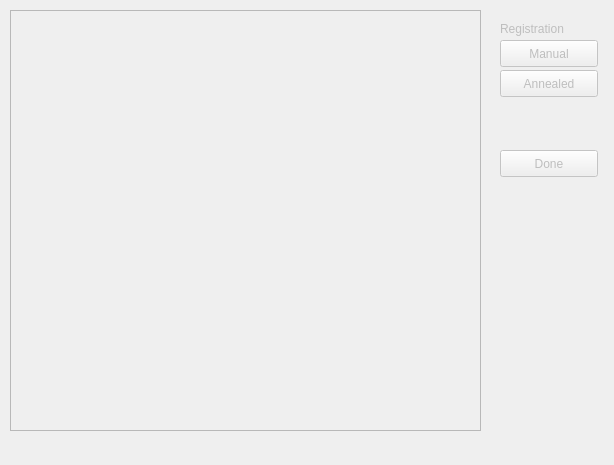
<?xml version="1.0" encoding="UTF-8"?>
<ui version="4.0">
 <class>Form</class>
 <widget class="QWidget" name="Form">
  <property name="enabled">
   <bool>false</bool>
  </property>
  <property name="geometry">
   <rect>
    <x>0</x>
    <y>0</y>
    <width>614</width>
    <height>465</height>
   </rect>
  </property>
  <property name="windowTitle">
   <string>Form</string>
  </property>
  <widget class="QFrame" name="frame">
   <property name="geometry">
    <rect>
     <x>10</x>
     <y>10</y>
     <width>471</width>
     <height>421</height>
    </rect>
   </property>
   <property name="frameShape">
    <enum>QFrame::StyledPanel</enum>
   </property>
   <property name="frameShadow">
    <enum>QFrame::Raised</enum>
   </property>
  </widget>
  <widget class="QPushButton" name="pushButton">
   <property name="geometry">
    <rect>
     <x>500</x>
     <y>40</y>
     <width>98</width>
     <height>27</height>
    </rect>
   </property>
   <property name="text">
    <string>Manual</string>
   </property>
  </widget>
  <widget class="QPushButton" name="pushButton_2">
   <property name="geometry">
    <rect>
     <x>500</x>
     <y>70</y>
     <width>98</width>
     <height>27</height>
    </rect>
   </property>
   <property name="text">
    <string>Annealed</string>
   </property>
  </widget>
  <widget class="QPushButton" name="pushButton_3">
   <property name="geometry">
    <rect>
     <x>500</x>
     <y>150</y>
     <width>98</width>
     <height>27</height>
    </rect>
   </property>
   <property name="text">
    <string>Done</string>
   </property>
  </widget>
  <widget class="QLabel" name="label">
   <property name="geometry">
    <rect>
     <x>500</x>
     <y>20</y>
     <width>101</width>
     <height>17</height>
    </rect>
   </property>
   <property name="text">
    <string>Registration</string>
   </property>
  </widget>
 </widget>
 <resources/>
 <connections/>
</ui>
